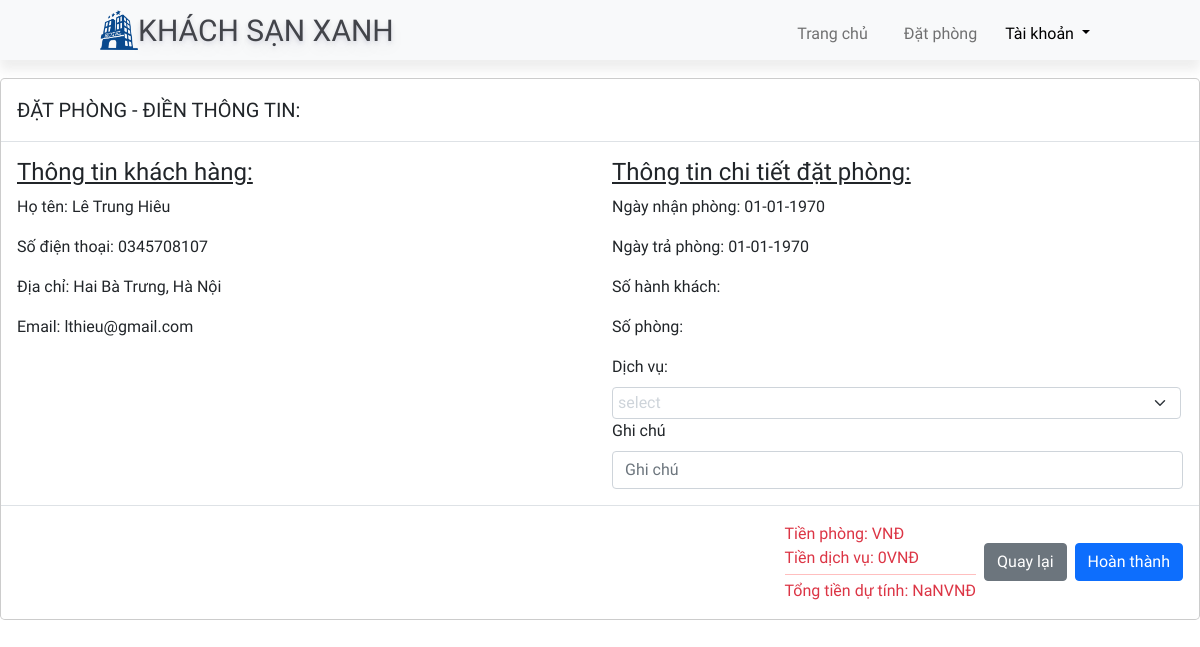
The page /reservation_modal_2.php (signed in) on the database its author committed.
### tables this page shows
CREATE TABLE `user` (
  `id` int(11) NOT NULL AUTO_INCREMENT,
  `name` varchar(50) NOT NULL,
  `address` varchar(500) DEFAULT NULL,
  `phone` varchar(15) NOT NULL,
  `email` varchar(50) NOT NULL,
  `password` varchar(50) NOT NULL,
  PRIMARY KEY (`id`)
);

### reservation_modal_2.php (the view, shortened to what this page needs)
<?php include 'header.php' ?>
<?php
if (isset($_SESSION['userID'])) {
    $userID = $_SESSION['userID'];
  }
  else{
    header("Location:index.php");
  }
?>
<body>
    <div>
        <div class="modal-dialog" style="max-width:1200px; top:50px;">
            <div class="modal-content">
                <div class="modal-header">
                    <h5 class="modal-title" id="bookingModalLabel">ĐẶT PHÒNG - ĐIỀN THÔNG TIN:</h5>
                </div>
                <form action="" method="POST">
                    <div class="row modal-body">
                        <div class="col">
                            <h4><u>Thông tin khách hàng:</u></h4>
                            <?php
                                $sql = "SELECT * FROM user WHERE id = $userID";
                                $result = $conn->query($sql) or die($conn->error);
                                if (mysqli_num_rows($result) > 0) {
                                    while ($row = mysqli_fetch_assoc($result)) {
                                        echo "<p>Họ tên: " . $row["name"] . "</p>";
                                        echo "<p>Số điện thoại: " . $row["phone"] . "</p>";
                                        echo "<p>Địa chỉ: " . $row["address"] . "</p>";
                                        echo "<p>Email: " . $row["email"] . "</p>";
                                    }
                                } else {
                                    echo "Không tìm thấy thông tin người dùng";
                                }
                            ?>
                        </div>
                        <div class="col">
                            <h4><u>Thông tin chi tiết đặt phòng:</u></h4>
                            <?php
                                echo "<p>Ngày nhận phòng: ".date('d-m-Y', strtotime($_GET["cin"]))."</p>";
                                echo "<p>Ngày trả phòng: ".date('d-m-Y', strtotime($_GET["cout"]))."</p>";
                                echo "<p>Số hành khách: ".$_GET["no_guess"]."</p>";
                                echo "<p>Số phòng: ".$_GET["no_room"]."</p>";
                            ?>
                            <div>
                                <label for="serviceSelect" class="form-label">Dịch vụ:</label>
                            </div>
                            <div>
                                <label for="note" class="form-label">Ghi chú</label>
                                <input type="text" class="form-control" id="note" name="note" placeholder="Ghi chú">
                            </div>
                        </div>
                    </div>
                    <div class="modal-footer">
                    <div class="float-left">
                        <p class="text-danger mb-0">Tiền phòng: <span><?php echo $_GET["total_price_room"] ?></span>VNĐ</p>
                        <p class="text-danger mb-0">Tiền dịch vụ: <span id="totalPriceService">0</span>VNĐ</p>
                        <hr style="margin: 0.25rem 0; color:red;">
                        <p class="text-danger mb-0">Tổng tiền dự tính: <span id="totalPrice">0</span>VNĐ</p>
                    </div>
                        <a href="reservation_modal_1.php" class="btn btn-secondary">
                            Quay lại
                        </a>
                        <button type="submit" class="btn btn-primary" name="reservationSubmit">Hoàn thành</button>
                    </div>
                </form>
            </div>
        </div>
    </div>
</body>
<?php include 'footer.php' ?>

### css/home.css (style rules this page uses)
:root { --bg-text-shadow: 0 2px 4px rgb(13 0 77 / 8%), 0 3px 6px rgb(13 0 77 / 8%), 0 8px 16px rgb(13 0 77 / 8%); --bg-box-shadow: 0px 0px 5px 2px rgba(0, 0, 0, 0.621); }
* { margin: 0; padding: 0; font-family: Consolas, sans-serif; }

### admin/css/roombook.css (style rules this page uses)
:root { --bg-text-shadow: 0 2px 4px rgb(13 0 77 / 8%), 0 3px 6px rgb(13 0 77 / 8%), 0 8px 16px rgb(13 0 77 / 8%); --bg-box-shadow: 0px 0px 20px 6px rgba(26, 30, 164, 0.31); }
body { background-color: #ffff; }
* { margin: 0; padding: 0; font-family: Consolas, sans-serif; }
a { color: black; }

### rows shown on the page
user: name "Lê Trung Hiêu", phone "0345708107", address "Hai Bà Trưng, Hà Nội", email "lthieu@gmail.com"

### other values the page prints
date('d-m-Y', strtotime($_GET["cin"])) "01-01-1970"
date('d-m-Y', strtotime($_GET["cout"])) "01-01-1970"
